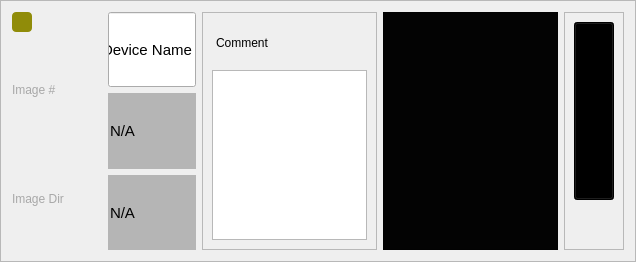
       <widget class="QFrame" name="frame_Main_Basic">
        <property name="styleSheet">
         <string notr="true">#frame_Main_Basic{
border:1px solid rgb(168,168,168)
}</string>
        </property>
        <property name="frameShape">
         <enum>QFrame::StyledPanel</enum>
        </property>
        <property name="frameShadow">
         <enum>QFrame::Raised</enum>
        </property>
        <layout class="QGridLayout" name="gridLayout" columnstretch="1,1,2,2,0">
         <item row="0" column="4">
          <widget class="QFrame" name="frame_4">
           <property name="frameShape">
            <enum>QFrame::StyledPanel</enum>
           </property>
           <property name="frameShadow">
            <enum>QFrame::Raised</enum>
           </property>
           <layout class="QGridLayout" name="gridLayout_9" rowstretch="1,0">
            <item row="0" column="0">
             <widget class="QPushButton" name="pushButton_Setting">
              <property name="sizePolicy">
               <sizepolicy hsizetype="Preferred" vsizetype="Preferred">
                <horstretch>0</horstretch>
                <verstretch>0</verstretch>
               </sizepolicy>
              </property>
              <property name="toolTip">
               <string>Open Settings</string>
              </property>
              <property name="styleSheet">
               <string notr="true">#pushButton_Setting{
image:url(:/Pictures/Pictures/Setting.png);
background: black;
}

QPushButton:pressed#pushButton_Setting{
image:url(:/Pictures/Pictures/Setting.png);
background: black;
border: 2px rgb(131,131,131);
border-radius: 5px
}</string>
              </property>
              <property name="text">
               <string/>
              </property>
             </widget>
            </item>
            <item row="1" column="0">
             <spacer name="verticalSpacer">
              <property name="orientation">
               <enum>Qt::Vertical</enum>
              </property>
              <property name="sizeHint" stdset="0">
               <size>
                <width>20</width>
                <height>40</height>
               </size>
              </property>
             </spacer>
            </item>
           </layout>
          </widget>
         </item>
         <item row="0" column="3">
          <widget class="QFrame" name="frame_TwoTerminalPicture">
           <property name="styleSheet">
            <string notr="true">image: url(:/Pictures/Pictures/Two Terminal.png);
background-color: rgb(3, 3, 3);</string>
           </property>
           <property name="frameShape">
            <enum>QFrame::StyledPanel</enum>
           </property>
           <property name="frameShadow">
            <enum>QFrame::Raised</enum>
           </property>
          </widget>
         </item>
         <item row="0" column="2">
          <widget class="QFrame" name="frame_3">
           <property name="frameShape">
            <enum>QFrame::StyledPanel</enum>
           </property>
           <property name="frameShadow">
            <enum>QFrame::Raised</enum>
           </property>
           <layout class="QGridLayout" name="gridLayout_8" rowstretch="1,4" columnstretch="1,2">
            <item row="0" column="0">
             <widget class="QLabel" name="label_31">
              <property name="minimumSize">
               <size>
                <width>60</width>
                <height>20</height>
               </size>
              </property>
              <property name="styleSheet">
               <string notr="true">#label_ImageNum{
color: rgb(168, 168, 168)
}</string>
              </property>
              <property name="text">
               <string>Comment</string>
              </property>
              <property name="alignment">
               <set>Qt::AlignCenter</set>
              </property>
             </widget>
            </item>
            <item row="0" column="1">
             <spacer name="horizontalSpacer">
              <property name="orientation">
               <enum>Qt::Horizontal</enum>
              </property>
              <property name="sizeHint" stdset="0">
               <size>
                <width>187</width>
                <height>20</height>
               </size>
              </property>
             </spacer>
            </item>
            <item row="1" column="0" colspan="2">
             <widget class="QTextEdit" name="textEdit_Comment">
              <property name="font">
               <font>
                <pointsize>13</pointsize>
               </font>
              </property>
              <property name="toolTip">
               <string>Comment will be added to datavault file after the scan finished</string>
              </property>
             </widget>
            </item>
           </layout>
          </widget>
         </item>
         <item row="0" column="1">
          <layout class="QVBoxLayout" name="verticalLayout_Main_Basic2">
           <item>
            <widget class="QLineEdit" name="lineEdit_Device_Name">
             <property name="sizePolicy">
              <sizepolicy hsizetype="Expanding" vsizetype="Preferred">
               <horstretch>0</horstretch>
               <verstretch>0</verstretch>
              </sizepolicy>
             </property>
             <property name="minimumSize">
              <size>
               <width>80</width>
               <height>20</height>
              </size>
             </property>
             <property name="font">
              <font>
               <pointsize>11</pointsize>
              </font>
             </property>
             <property name="toolTip">
              <string>Device Name, will be in the file name of datavault data.</string>
             </property>
             <property name="text">
              <string>Device Name</string>
             </property>
             <property name="alignment">
              <set>Qt::AlignLeading|Qt::AlignLeft|Qt::AlignVCenter</set>
             </property>
            </widget>
           </item>
           <item>
            <widget class="QLineEdit" name="lineEdit_ImageNumber">
             <property name="sizePolicy">
              <sizepolicy hsizetype="Expanding" vsizetype="Preferred">
               <horstretch>0</horstretch>
               <verstretch>0</verstretch>
              </sizepolicy>
             </property>
             <property name="minimumSize">
              <size>
               <width>80</width>
               <height>20</height>
              </size>
             </property>
             <property name="font">
              <font>
               <pointsize>11</pointsize>
              </font>
             </property>
             <property name="toolTip">
              <string>Updates when scan starts</string>
             </property>
             <property name="styleSheet">
              <string notr="true">#lineEdit_ImageNumber{
background: rgb(181, 181, 181);
border: grey;
}</string>
             </property>
             <property name="text">
              <string>N/A</string>
             </property>
             <property name="alignment">
              <set>Qt::AlignLeading|Qt::AlignLeft|Qt::AlignVCenter</set>
             </property>
             <property name="readOnly">
              <bool>true</bool>
             </property>
            </widget>
           </item>
           <item>
            <widget class="QLineEdit" name="lineEdit_ImageDir">
             <property name="sizePolicy">
              <sizepolicy hsizetype="Expanding" vsizetype="Preferred">
               <horstretch>0</horstretch>
               <verstretch>0</verstretch>
              </sizepolicy>
             </property>
             <property name="minimumSize">
              <size>
               <width>80</width>
               <height>20</height>
              </size>
             </property>
             <property name="font">
              <font>
               <pointsize>11</pointsize>
              </font>
             </property>
             <property name="toolTip">
              <string>Updates when scan starts</string>
             </property>
             <property name="styleSheet">
              <string notr="true">#lineEdit_ImageDir{
background: rgb(181, 181, 181);
border: grey;
}</string>
             </property>
             <property name="text">
              <string>N/A</string>
             </property>
             <property name="alignment">
              <set>Qt::AlignLeading|Qt::AlignLeft|Qt::AlignVCenter</set>
             </property>
             <property name="readOnly">
              <bool>true</bool>
             </property>
            </widget>
           </item>
          </layout>
         </item>
         <item row="0" column="0">
          <layout class="QVBoxLayout" name="verticalLayout_Main_Basic1" stretch="1,1,1">
           <item>
            <widget class="QPushButton" name="pushButton_Servers">
             <property name="sizePolicy">
              <sizepolicy hsizetype="Fixed" vsizetype="Fixed">
               <horstretch>0</horstretch>
               <verstretch>0</verstretch>
              </sizepolicy>
             </property>
             <property name="minimumSize">
              <size>
               <width>20</width>
               <height>20</height>
              </size>
             </property>
             <property name="maximumSize">
              <size>
               <width>20</width>
               <height>20</height>
              </size>
             </property>
             <property name="styleSheet">
              <string notr="true">#pushButton_Servers{
background: rgb(144, 140, 9);
 border-radius: 4px;
}</string>
             </property>
             <property name="text">
              <string/>
             </property>
            </widget>
           </item>
           <item>
            <widget class="QLabel" name="label_ImageNum">
             <property name="minimumSize">
              <size>
               <width>90</width>
               <height>0</height>
              </size>
             </property>
             <property name="styleSheet">
              <string notr="true">#label_ImageNum{
color: rgb(168, 168, 168)
}</string>
             </property>
             <property name="text">
              <string>Image #</string>
             </property>
            </widget>
           </item>
           <item>
            <widget class="QLabel" name="label_ImageDir">
             <property name="minimumSize">
              <size>
               <width>90</width>
               <height>0</height>
              </size>
             </property>
             <property name="styleSheet">
              <string notr="true">#label_ImageDir{
color: rgb(168, 168, 168)
}</string>
             </property>
             <property name="text">
              <string>Image Dir</string>
             </property>
            </widget>
           </item>
          </layout>
         </item>
        </layout>
       </widget>
